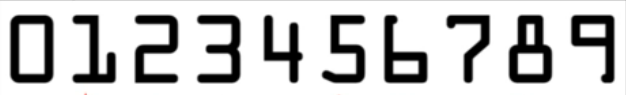
#> input picture project1_identifycreaditcard/template.png, 626 x 95 px
$ python identify_creaditcard.py   (older library calls are emulated)
#> lines starting #> are read from the running program, lines starting #| are printed output that depends on the picture; after the words box and inside, x2 and y2 are one past the last pixel; in counts of white or black regions, pixels touching at a corner belong together
import cv2
import numpy as np
from imutils import contours
import myutils

# 读取数字模板
img = cv2.imread('template.png')
#> img is the input picture: shape (95, 626, 3); mean B, G, R 197.6, 197.6, 197.6

# 数字模板转为灰度图
ref = cv2.cvtColor(img, cv2.COLOR_BGR2GRAY)

# 对灰度图进行二值化处理
ref = cv2.threshold(ref, 10, 255, cv2.THRESH_BINARY_INV)[1]
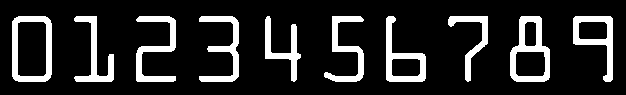
#> ref: shape (95, 626); 15.2% white; 10 white regions

# 计算二值化处理过后的模板轮廓
refCnts, hierarchy = cv2.findContours(ref.copy(), cv2.RETR_EXTERNAL, cv2.CHAIN_APPROX_SIMPLE)
#> refCnts = 10 contours; largest, box (x1, y1, x2, y2) and area: (12, 16, 52, 82) 2480, (510, 16, 550, 82) 1982, (573, 16, 613, 82) 1292, (386, 16, 426, 82) 1285, (136, 16, 176, 82) 808

# 对轮廓进行排序
#将模板的轮廓从左至右进行排序,将排序后的结果赋值给refCnts.sort_contour函数中，返回的结果是一个元组，其中包含了排序后的轮廓列表和排序的标志
#[0]表示获取元组中的第一个元素，也就是排序后的轮廓列表。
refCnts = contours.sort_contours(refCnts, method="left-to-right")[0]

# 绘制模板的轮廓矩形： 分别提取refCnts中存储的轮廓，传入cv2.boundingRect（这里将存储的轮廓设置为c）x与y代表这个轮廓矩形左上角的坐标
# w代表轮廓矩形的宽度，h代表轮廓矩形的高度
#for c in refCnts:
#    (x, y, w, h) = cv2.boundingRect(c)
#    cv2.rectangle(img, (x, y), (x + w, y + h), (0, 0,255), 2)

digits = {}

#分别遍历refCnts中的轮廓索引(i)已经轮廓列表（c），使用boundingRect函数分别超出每一个轮廓的外接矩形，再进行切除（左上角为（x，y），右下角
#为（x+w，y+h）得到roi。设置roi大小为57*88，将roi存储到digits【】中
for (i,c) in enumerate(refCnts):
     (x,y,w,h) = cv2.boundingRect(c)
     roi = ref[y:y +h , x:x + w]
     roi = cv2.resize(roi,(57,88))

     digits[i] = roi
#> this loop made 10 passes
#> (x, w) on passes 1 to 10: (12, 40), (74, 40), (136, 40), (199, 40), (265, 36), (324, 40), (386, 40), (448, 40), (510, 40), (573, 40)
#> pass 1, `roi = ref[y:y +h , x:x + w]`:
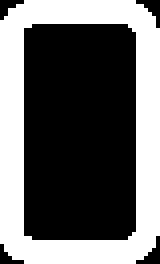
#> roi: shape (66, 40) (shown 4 times larger); 40.7% white; 1 white region, box (x1, y1, x2, y2) and area: (0, 0, 40, 66) 1074
#> pass 1, `roi = cv2.resize(roi,(57,88))`:
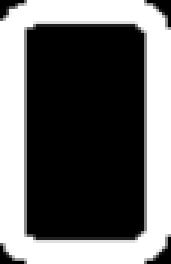
#> roi: shape (88, 57) (shown 3 times larger); min 0, max 255, mean 103.6
#> pass 2, `roi = ref[y:y +h , x:x + w]`:
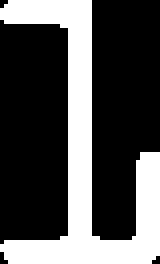
#> roi: shape (66, 40) (shown 4 times larger); 31.3% white; 1 white region, box (x1, y1, x2, y2) and area: (0, 0, 40, 66) 827
#> pass 2, `roi = cv2.resize(roi,(57,88))`:
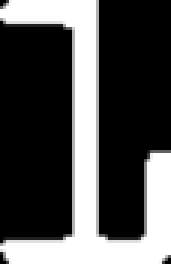
#> roi: shape (88, 57) (shown 3 times larger); min 0, max 255, mean 79.3
#> after the loop, digits = 10 items


#处理图像

#初始化卷积核
rectKernal = cv2.getStructuringElement(cv2.MORPH_RECT,(9,3))
sqKernal = cv2.getStructuringElement(cv2.MORPH_RECT,(5,5))

#读取银行卡
image = cv2.imread("creaditcard.jpg")
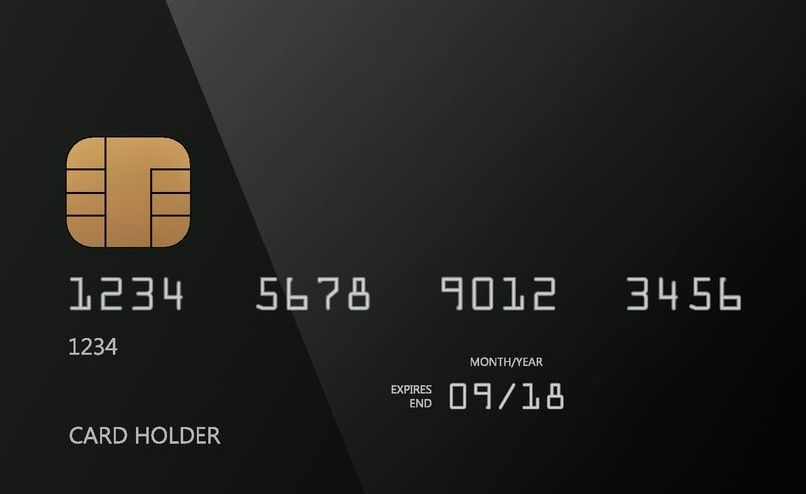
#> input picture project1_identifycreaditcard/creaditcard.jpg, 806 x 494 px
#> image is the input picture: shape (494, 806, 3); mean B, G, R 31.4, 33.9, 33.7

#设置银行卡大小
#> (the run stopped early here; a loop or call above may not have finished)
